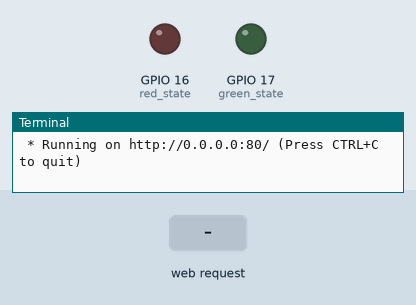
Simulated run of this program. Board: Raspberry Pi (BCM pin numbers). Parts: output pins drawn as LEDs (lit = HIGH), the last lines printed to the terminal. Inputs (shaded band) come from the test bench. The clock reads 2024-03-15 10:24:30 at power-on unless the program sets it.

Above: at 1.2 s.
1.3 s: HTTP request for / received with the fields color=RED
At 2.5 s:
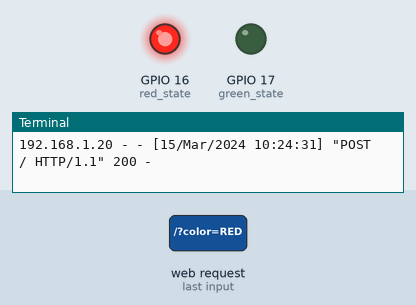
2.8 s: HTTP request for / received with the fields color=GREEN
At 3.9 s:
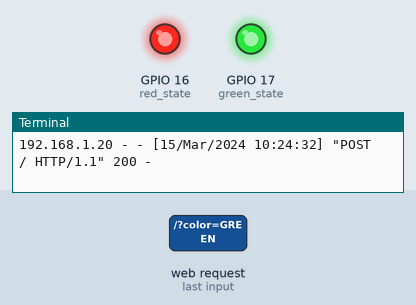
4.3 s: HTTP request for / received with the fields color=RED
At 5.0 s:
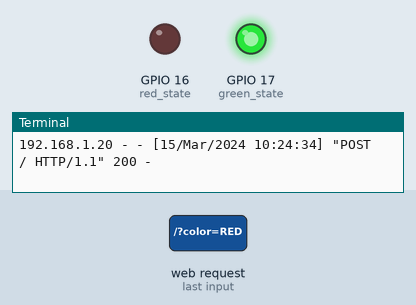
Timing chart, 0 to 7.3 s (numbered marks = the images above; inputs shaded):
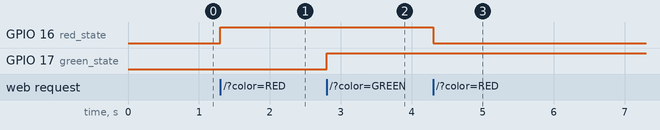

Measured:
- after the input at 1.3 s, GPIO 16 (red_state): LOW → HIGH at once
- after the input at 2.8 s, GPIO 17 (green_state): LOW → HIGH at once
- after the input at 4.3 s, GPIO 16 (red_state): HIGH → LOW at once

The program:

app.py
```python
# GPIO Pins - Flask
# Written by Reece McKee

# Import the relevant functions
from flask import Flask, render_template, request
from RPi.GPIO import setwarnings, setmode, setup, output, input, BCM, OUT, HIGH, LOW, IN
from time import sleep

# Prevent linux from giving GPIO pin errors
setwarnings(False)
# Set mode to BCM to use the pin numbers on the pi
setmode(BCM)
# Red LED is in GPIO Pin #16, Green LED is in #17
ledRED = 16
ledGREEN = 17
# The LEDs are primarily used as outputs
setup(ledRED, OUT)
setup(ledGREEN, OUT)
# Turn both LEDs off to start
output(ledRED, LOW)
output(ledGREEN, LOW)
# Use flask to create a web server called app
app = Flask(__name__)
# App is handling all requests between the webpage and the server
# The two method requests used are GET (grabbing data from th website) and POST (user submitted forms)
@app.route("/", methods=["GET","POST"])
def index():
     msg1 = "OFF"
     msg2 = "OFF"
# Both LEDs start in the off state, so the messages do as well (and reset every time the function runs)
     red_state = input(ledRED)
     green_state = input(ledGREEN)
# Read the state (on/off) of both LEDs
     if request.method == "POST":
# If a POST request is sent (form submission)
          if request.form["color"] == "RED":
# If the color attribute indicates that the POST request came from the red button
               if red_state == False:
# If the red LED is currently off...
                    output(ledRED, HIGH)
                    msg1 = "ON"
# Turn it on, and change the on screen message
               else:
                    output(ledRED, LOW)
# Otherwise, the LED is on, and should be turned off
               if green_state == True:
                    msg2 = "ON"
# If the green LED is still on, change the message to "on", since it was reset at the beginning of the function
          if request.form["color"]  == "GREEN":
               if green_state == False:
                    output(ledGREEN, HIGH)
                    msg2 = "ON"
               else:
                    output(ledGREEN, LOW)
               if red_state == True:
                    msg1 = "ON"
# Same code as for red LED
     return render_template("index.html", msg1=msg1, msg2=msg2)
# Calls to the root directory, looks in the templates folder for the index.html file, and then uses this data to build the webpage
# The two message variables in the index.html file are replaced by the relevant messages from the app.py code, signifying the states of each LED
if __name__ == "__main__":
     app.run(host="0.0.0.0", port=80)
# Makes app visible to outside computers
```
